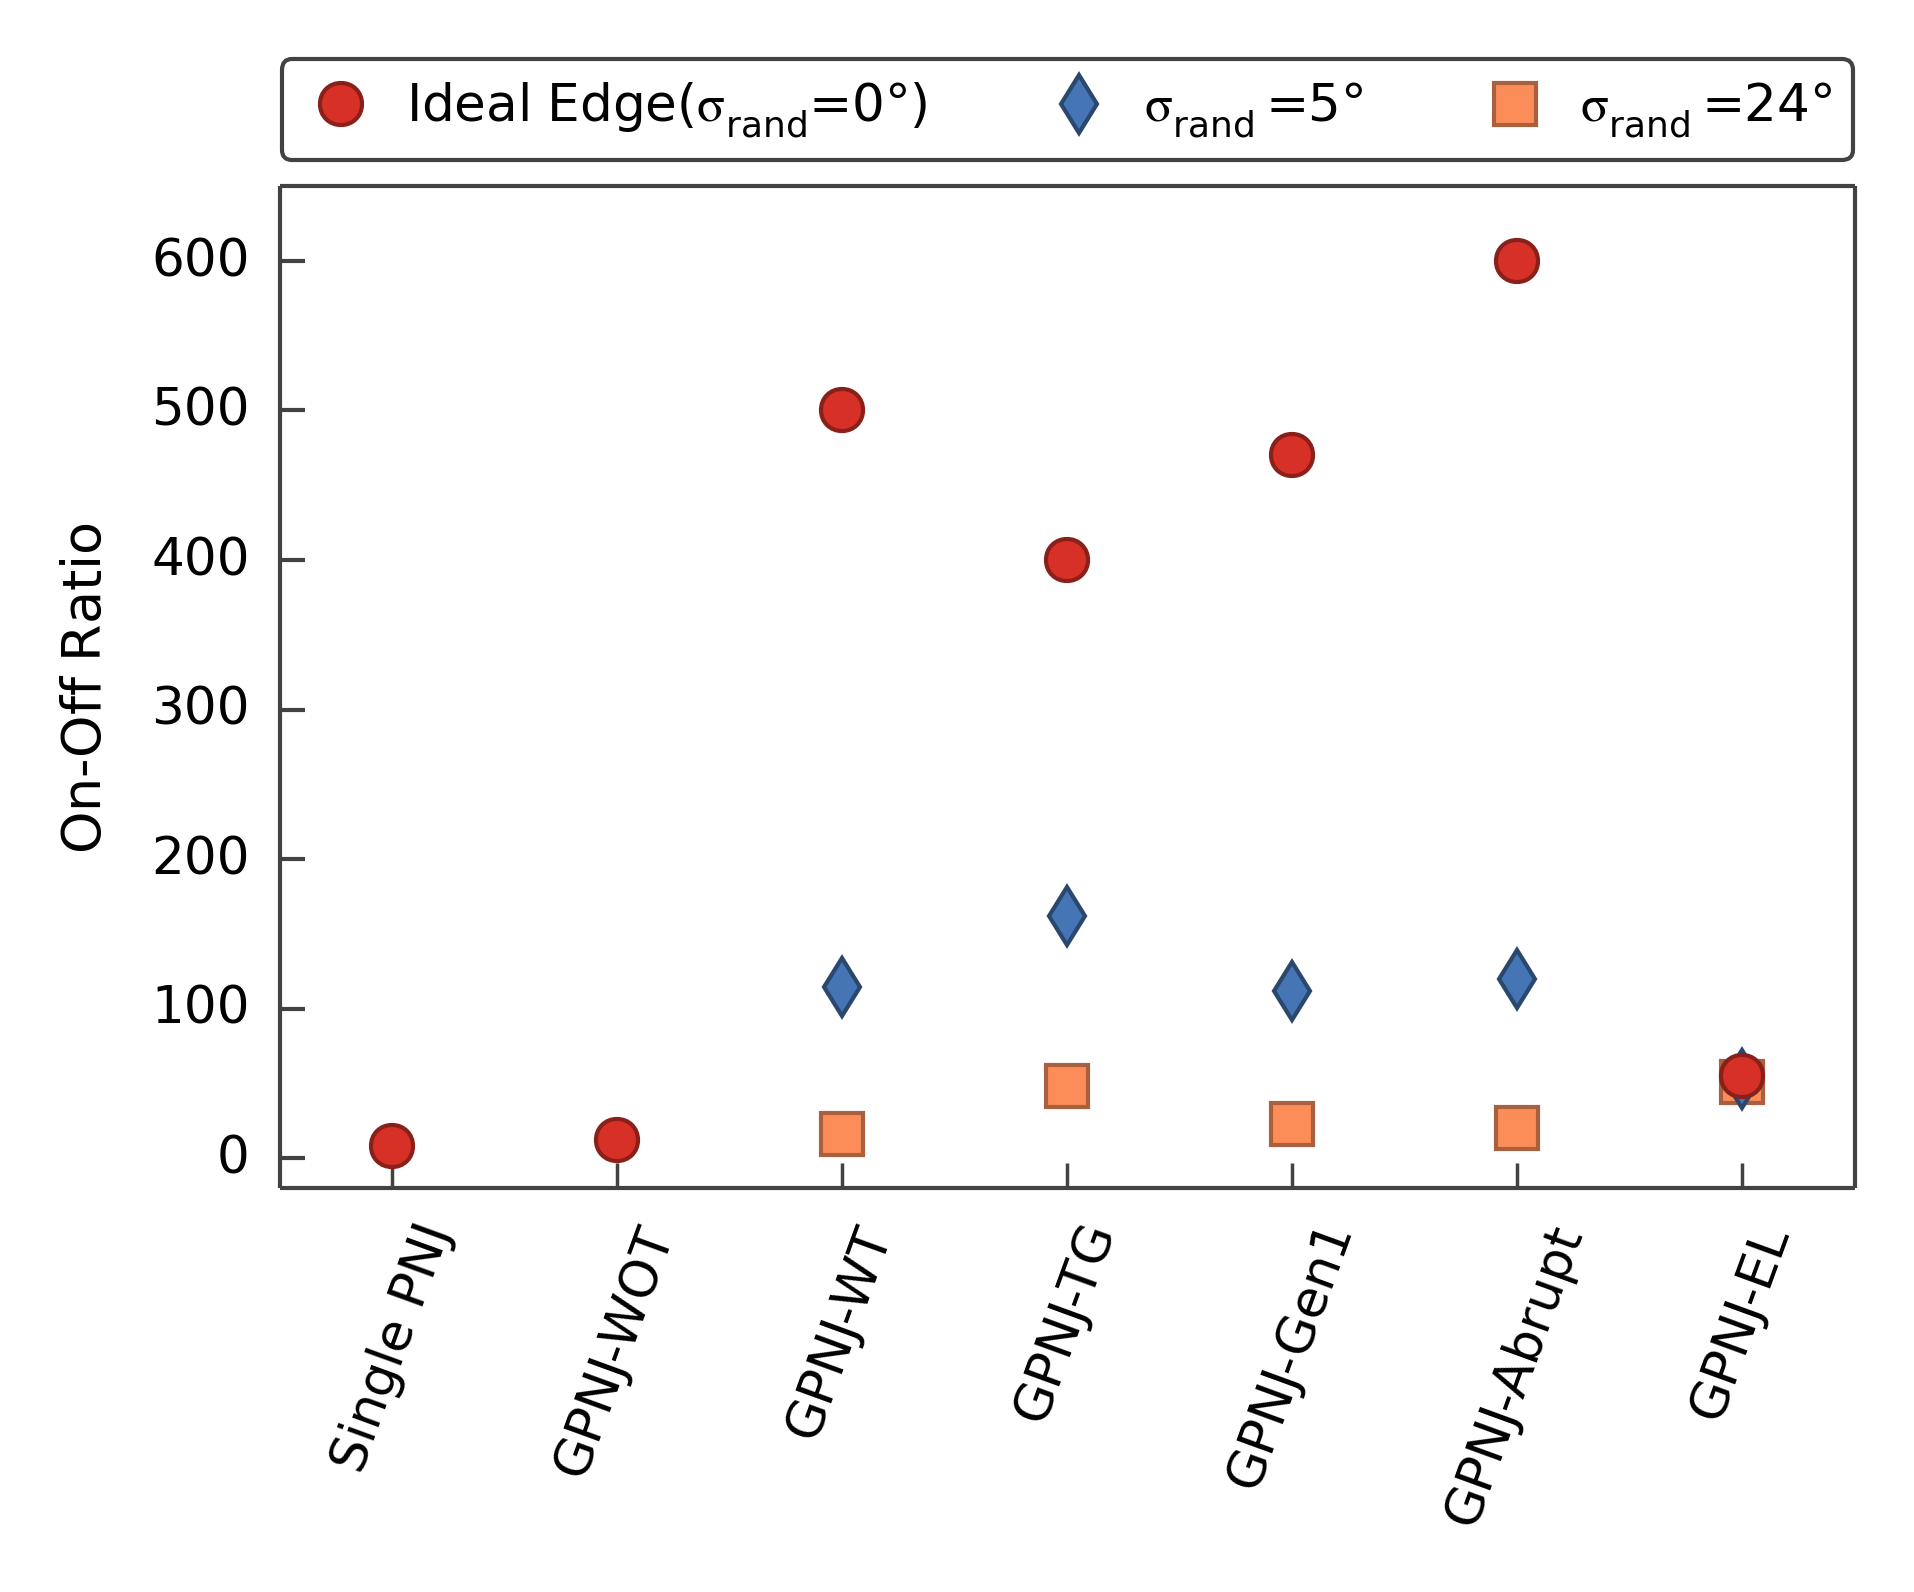

Write Python code to recreate this figure.
# -*- coding: utf-8 -*-
"""
Author:        Mirza Elahi (me5vp)
Changelog:     2017-03-13 v0.0.0
"""

import sys
from math import pi
import numpy as np
sys.path.append('../lib/')  # appending the path to PubPyPlot
from PubPyPlot import PubPyPlot
import matplotlib.pyplot as plt

pub = PubPyPlot()
pub.formatAxes(pub.getAxis())
pub.updateRcParams()



pub.marker = ['o', 'd', 's']
pub.markerFaceColor= ['#d73027',     #red
                             '#4575b4',     #blue
                             '#fc8d59',     #orange
                             '#fee090',     #yellow
                             '#e0f3f8',     #skyblue
                             '#91bfdb'      #lightblue
                             ]

x = [1, 2, 3, 4, 5, 6, 7]
on_off = [8, 12, 500, 400, 470, 600, 55]

x_ER_5_Degree = [3, 4, 5, 6, 7]
on_off_ER_5_Degree = [114.58, 162.16, 112, 120, 53]

x_ER_24_Degree = [3, 4, 5, 6, 7]
on_off_ER_24_Degree = [16, 48.2, 23, 20, 51]

degreesymbol = u"\u00b0"

ms=5

pub.plot(x, on_off,  ms=ms, ls='', markevery=1, zOrder=5)
pub.plot(x_ER_5_Degree,  on_off_ER_5_Degree, ms=ms, ls='', markevery=1, zOrder=4)
pub.plot(x_ER_24_Degree,  on_off_ER_24_Degree, ms=ms, ls='', markevery=1, zOrder=1)

pub.setLabel(yLabel=r'$On-Off\ Ratio$')
pub.setTick(majorDx=1, majorDy=100)
pub.legend([r'$Ideal\ Edge (\sigma_{rand} \equal 0$' + degreesymbol+ ')', 
            r'$\sigma_{rand} = 5$' + degreesymbol, 
                      r'$\sigma_{rand} = 24$' + degreesymbol],
                        bbox_to_anchor=(-0.015, 1., 1.03, 1.102), loc= 3,
                        mode="expand", ncol=3,
                        frameon=True, shadow=False, fancybox=True)
xTickLabels = ['Single PNJ', 'GPNJ-WOT', 'GPNJ-WT', 'GPNJ-TG', 'GPNJ-Gen1', 'GPNJ-Abrupt', 'GPNJ-EL']
pub.setTicks(xTicks=np.arange(1, 9))
pub.setTickLabel(xTickLabels=xTickLabels, xRotation=70)
plt.xlim(0.5, 7.5)
plt.ylim(-20, 650)
pub.savePlot('marker', formats = ['png', 'eps'])
